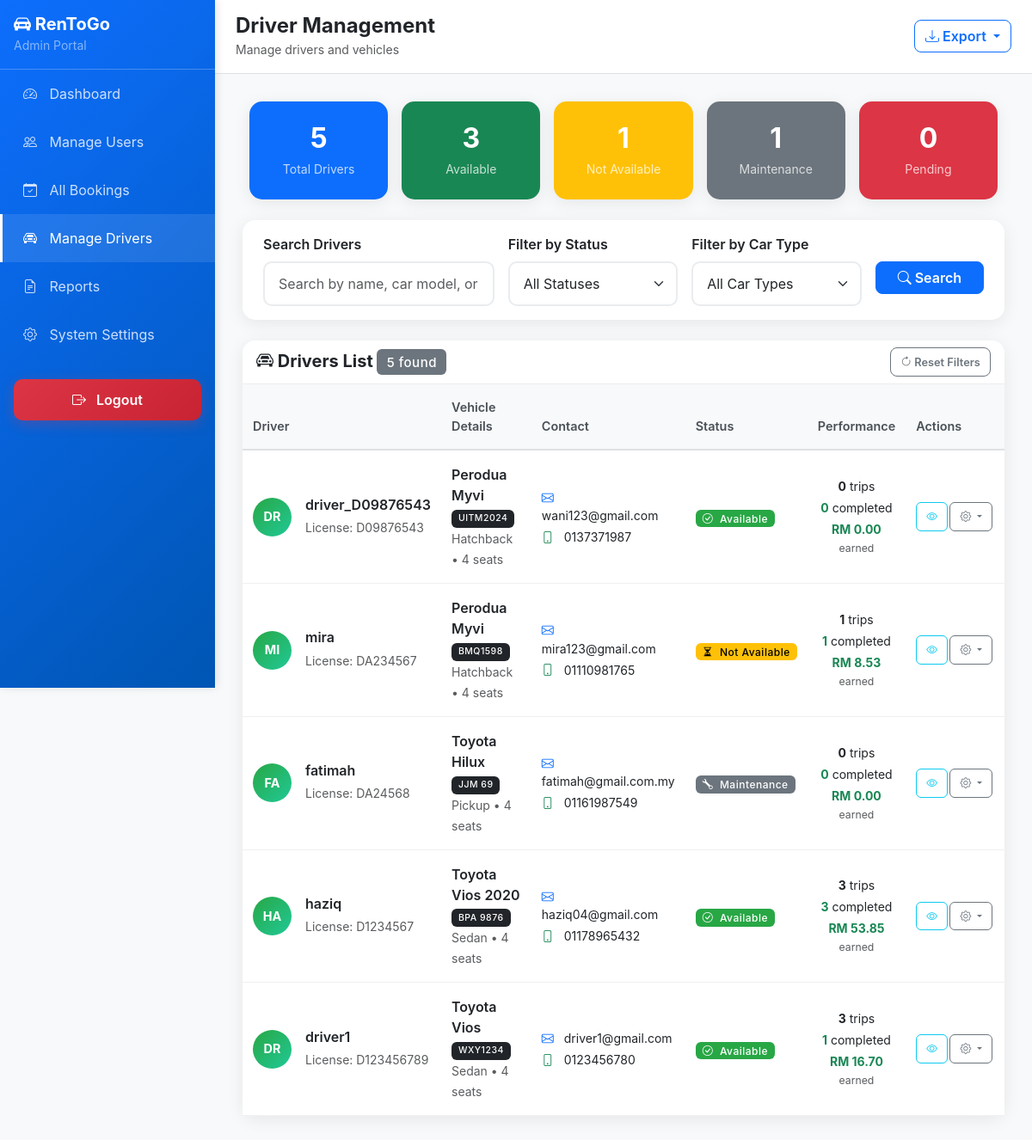
The page /admin/drivers.php (signed in) on the database its author committed.
### tables this page shows
CREATE TABLE `driver` (
  `driverid` int NOT NULL,
  `userid` int NOT NULL,
  `licensenumber` varchar(20) NOT NULL,
  `carmodel` varchar(100) NOT NULL,
  `plate` varchar(10) NOT NULL,
  `capacity` int NOT NULL,
  `status` enum('available','not available','maintenance') DEFAULT 'available',
  `rating` decimal(2,1) DEFAULT '0.0',
  `datehired` date NOT NULL,
  `price_per_hour` decimal(8,2) NOT NULL,
  `car_type` varchar(50) DEFAULT NULL
);

CREATE TABLE `user` (
  `userid` int NOT NULL,
  `username` varchar(50) NOT NULL,
  `full_name` varchar(255) DEFAULT NULL,
  `password` varchar(255) NOT NULL,
  `email` varchar(100) NOT NULL,
  `notel` varchar(15) NOT NULL,
  `gender` enum('Male','Female') NOT NULL,
  `role` enum('student','driver','admin') NOT NULL,
  `created` timestamp NULL DEFAULT CURRENT_TIMESTAMP,
  `status` enum('active','inactive') DEFAULT 'active'
);

### admin/drivers.php (the view, shortened to what the rows shown need)
<?php
$database = new Database();
$db = $database->getConnection();
$query = "SELECT u.userid, u.username, u.email, u.notel, u.gender, u.status as user_status, u.created,
                 d.driverid, d.licensenumber, d.carmodel, d.plate, d.capacity, d.car_type,
                 d.status as driver_status, d.datehired,
                 COUNT(b.bookingid) as total_bookings,
                 COUNT(CASE WHEN b.bookingstatus = 'completed' THEN 1 END) as completed_bookings,
                 SUM(CASE WHEN b.bookingstatus = 'completed' THEN b.totalcost ELSE 0 END) as total_earnings
          FROM user u
          JOIN driver d ON u.userid = d.userid
          LEFT JOIN booking b ON d.driverid = b.driverid
          WHERE 1=1";
$query .= " GROUP BY u.userid, d.driverid ORDER BY d.datehired DESC";
try {
    $stmt = $db->prepare($query);
    $stmt->execute();
    $drivers = $stmt->fetchAll(PDO::FETCH_ASSOC);
} catch (Exception $e) {
    $drivers = [];
    $message = "Error fetching drivers: " . $e->getMessage();
    error_log("Driver query error: " . $e->getMessage());
}
try {
    $query = "SELECT
                COUNT(*) as total_drivers,
                COUNT(CASE WHEN d.status = 'available' THEN 1 END) as available_drivers,
                COUNT(CASE WHEN d.status = 'not available' THEN 1 END) as busy_drivers,
                COUNT(CASE WHEN d.status = 'maintenance' THEN 1 END) as offline_drivers,
                COUNT(CASE WHEN u.status = 'inactive' THEN 1 END) as pending_drivers
              FROM user u
              JOIN driver d ON u.userid = d.userid";
    $stmt = $db->prepare($query);
    $stmt->execute();
    $stats = $stmt->fetch(PDO::FETCH_ASSOC);
} catch (Exception $e) {
    $stats = [
        'total_drivers' => 0,
        'available_drivers' => 0,
        'busy_drivers' => 0,
        'offline_drivers' => 0,
        'pending_drivers' => 0
    ];
    error_log("Driver stats query error: " . $e->getMessage());
}
?>
<!DOCTYPE html>
<html lang="en">
<head>
    <link href="https://cdn.jsdelivr.net/npm/bootstrap@5.3.0/dist/css/bootstrap.min.css" rel="stylesheet">
    <link rel="stylesheet" href="https://cdn.jsdelivr.net/npm/bootstrap-icons@1.10.0/font/bootstrap-icons.css">
</head>
<body>
    <div class="d-flex">
        <div class="main-content">
            <div class="dashboard-content">
                <div class="row g-3 mb-4">
                    <div class="col">
                        <div class="card stat-card bg-primary text-white">
                            <div class="card-body text-center">
                                <h2 class="mb-1 fw-bold"><?php echo $stats['total_drivers']; ?></h2>
                            </div>
                        </div>
                    </div>
                    <div class="col">
                        <div class="card stat-card bg-success text-white">
                            <div class="card-body text-center">
                                <h2 class="mb-1 fw-bold"><?php echo $stats['available_drivers']; ?></h2>
                            </div>
                        </div>
                    </div>
                    <div class="col">
                        <div class="card stat-card bg-warning text-white">
                            <div class="card-body text-center">
                                <h2 class="mb-1 fw-bold"><?php echo $stats['busy_drivers']; ?></h2>
                            </div>
                        </div>
                    </div>
                    <div class="col">
                        <div class="card stat-card bg-secondary text-white">
                            <div class="card-body text-center">
                                <h2 class="mb-1 fw-bold"><?php echo $stats['offline_drivers']; ?></h2>
                            </div>
                        </div>
                    </div>
                    <div class="col">
                        <div class="card stat-card bg-danger text-white">
                            <div class="card-body text-center">
                                <h2 class="mb-1 fw-bold"><?php echo $stats['pending_drivers']; ?></h2>
                            </div>
                        </div>
                    </div>
                </div>
                <div class="card">
                    <div class="card-body p-0">
                        <?php if (empty($drivers)): ?>
                            <div class="text-center py-5">
                                <i class="bi bi-car-front text-muted" style="font-size: 4rem;"></i>
                                <h5 class="mt-3">No drivers found</h5>
                                <p class="text-muted">No drivers match your current search criteria.</p>
                            </div>
                        <?php else: ?>
                            <div class="table-responsive">
                                <table class="table table-hover align-middle mb-0">
                                    <thead class="table-light">
                                        <tr>
                                            <th width="25%">Driver</th>
                                            <th width="25%">Vehicle Details</th>
                                            <th width="20%">Contact</th>
                                            <th width="10%">Status</th>
                                            <th width="10%">Performance</th>
                                            <th width="10%">Actions</th>
                                        </tr>
                                    </thead>
                                    <tbody>
                                        <?php foreach ($drivers as $driver): ?>
                                        <tr class="fade-in">
                                            <td>
                                                <div class="d-flex align-items-center">
                                                    <div class="driver-avatar me-3">
                                                        <?php echo strtoupper(substr($driver['username'], 0, 2)); ?>
                                                    </div>
                                                    <div>
                                                        <h6 class="mb-1 fw-semibold"><?php echo htmlspecialchars($driver['username']); ?></h6>
                                                        <small class="text-muted">License: <?php echo htmlspecialchars($driver['licensenumber']); ?></small>
                                                    </div>
                                                </div>
                                            </td>
                                            <td>
                                                <div>
                                                    <div class="fw-semibold"><?php echo htmlspecialchars($driver['carmodel']); ?></div>
                                                    <small class="text-muted">
                                                        <span class="badge bg-dark me-1"><?php echo htmlspecialchars($driver['plate']); ?></span>
                                                        <?php echo $driver['car_type']; ?> • <?php echo $driver['capacity']; ?> seats
                                                    </small>
                                                </div>
                                            </td>
                                            <td>
                                                <div class="small">
                                                    <div class="mb-1">
                                                        <i class="bi bi-envelope text-primary me-2"></i>
                                                        <?php echo htmlspecialchars($driver['email']); ?>
                                                    </div>
                                                    <div>
                                                        <i class="bi bi-phone text-success me-2"></i>
                                                        <?php echo htmlspecialchars($driver['notel']); ?>
                                                    </div>
                                                </div>
                                            </td>
                                            <td>
                                                <?php if ($driver['user_status'] == 'inactive'): ?>
                                                    <span class="badge status-pending px-2 py-1">
                                                        <i class="bi bi-clock me-1"></i>
                                                        Pending
                                                    </span>
                                                <?php else: ?>
                                                    <span class="badge status-<?php echo str_replace(' ', '-', $driver['driver_status']); ?> px-2 py-1">
                                                        <i class="bi bi-<?php echo $driver['driver_status'] == 'available' ? 'check-circle' : ($driver['driver_status'] == 'not available' ? 'hourglass-split' : 'wrench'); ?> me-1"></i>
                                                        <?php echo $driver['driver_status'] == 'not available' ? 'Not Available' : ucfirst($driver['driver_status']); ?>
                                                    </span>
                                                <?php endif; ?>
                                            </td>
                                            <td>
                                                <div class="small text-center">
                                                    <div class="mb-1">
                                                        <strong><?php echo $driver['total_bookings']; ?></strong> trips
                                                    </div>
                                                    <div class="mb-1">
                                                        <strong class="text-success"><?php echo $driver['completed_bookings']; ?></strong> completed
                                                    </div>
                                                    <div class="text-success">
                                                        <strong>RM <?php echo number_format($driver['total_earnings'], 2); ?></strong>
                                                        <br>
                                                        <small class="text-muted">earned</small>
                                                    </div>
                                                </div>
                                            </td>
                                            <td>
                                                <div class="btn-group" role="group">
                                                    <button class="btn btn-outline-info btn-sm" data-bs-toggle="modal"
                                                            data-bs-target="#driverModal<?php echo $driver['driverid']; ?>"
                                                            title="View Details">
                                                        <i class="bi bi-eye"></i>
                                                    </button>
                                                    <?php if ($driver['user_status'] == 'inactive'): ?>
                                                        <form method="POST" action="drivers.php" class="d-inline">
                                                            <input type="hidden" name="userid" value="<?php echo $driver['userid']; ?>">
                                                            <input type="hidden" name="driverid" value="<?php echo $driver['driverid']; ?>">
                                                            <button type="submit" name="approve_driver" class="btn btn-outline-primary btn-sm"
                                                                    title="Approve Driver">
                                                                <i class="bi bi-check-lg"></i>
                                                            </button>
                                                        </form>
                                                    <?php else: ?>
                                                        <div class="dropdown">
                                                            <button class="btn btn-outline-secondary btn-sm dropdown-toggle" type="button" data-bs-toggle="dropdown" title="Change Status">
                                                                <i class="bi bi-gear"></i>
                                                            </button>
                                                        </div>
                                                    <?php endif; ?>
                                                </div>
                                            </td>
                                        </tr>
                                        <?php endforeach; ?>
                                    </tbody>
                                </table>
                            </div>
                        <?php endif; ?>
                    </div>
                </div>
            </div>
        </div>
    </div>
</body>
</html>

### rows shown on the page
driver: userid.username "DR", userid.username "driver_D09876543", licensenumber "D09876543", carmodel "Perodua Myvi", plate "UITM2024", car_type "Hatchback", capacity "4", userid.email "wani123@gmail.com", userid.notel "0137371987", status "Available", total_bookings "0", completed_bookings "0", total_earnings "0.00"
driver: userid.username "MI", userid.username "mira", licensenumber "DA234567", carmodel "Perodua Myvi", plate "BMQ1598", car_type "Hatchback", capacity "4", userid.email "mira123@gmail.com", userid.notel "01110981765", status "Not Available", total_bookings "1", completed_bookings "1", total_earnings "8.53"
driver: userid.username "FA", userid.username "fatimah", licensenumber "DA24568", carmodel "Toyota Hilux", plate "JJM 69", car_type "Pickup", capacity "4", userid.email "fatimah@gmail.com.my", userid.notel "01161987549", status "Maintenance", total_bookings "0", completed_bookings "0", total_earnings "0.00"
driver: userid.username "HA", userid.username "haziq", licensenumber "D1234567", carmodel "Toyota Vios 2020", plate "BPA 9876", car_type "Sedan", capacity "4", userid.email "haziq04@gmail.com", userid.notel "01178965432", status "Available", total_bookings "3", completed_bookings "3", total_earnings "53.85"
driver: userid.username "DR", userid.username "driver1", licensenumber "D123456789", carmodel "Toyota Vios", plate "WXY1234", car_type "Sedan", capacity "4", userid.email "driver1@gmail.com", userid.notel "0123456780", status "Available", total_bookings "3", completed_bookings "1", total_earnings "16.70"

### other values the page prints
$stats['total_drivers'] "5"
$stats['available_drivers'] "3"
$stats['busy_drivers'] "1"
$stats['offline_drivers'] "1"
$stats['pending_drivers'] "0"
count($drivers) "5"
